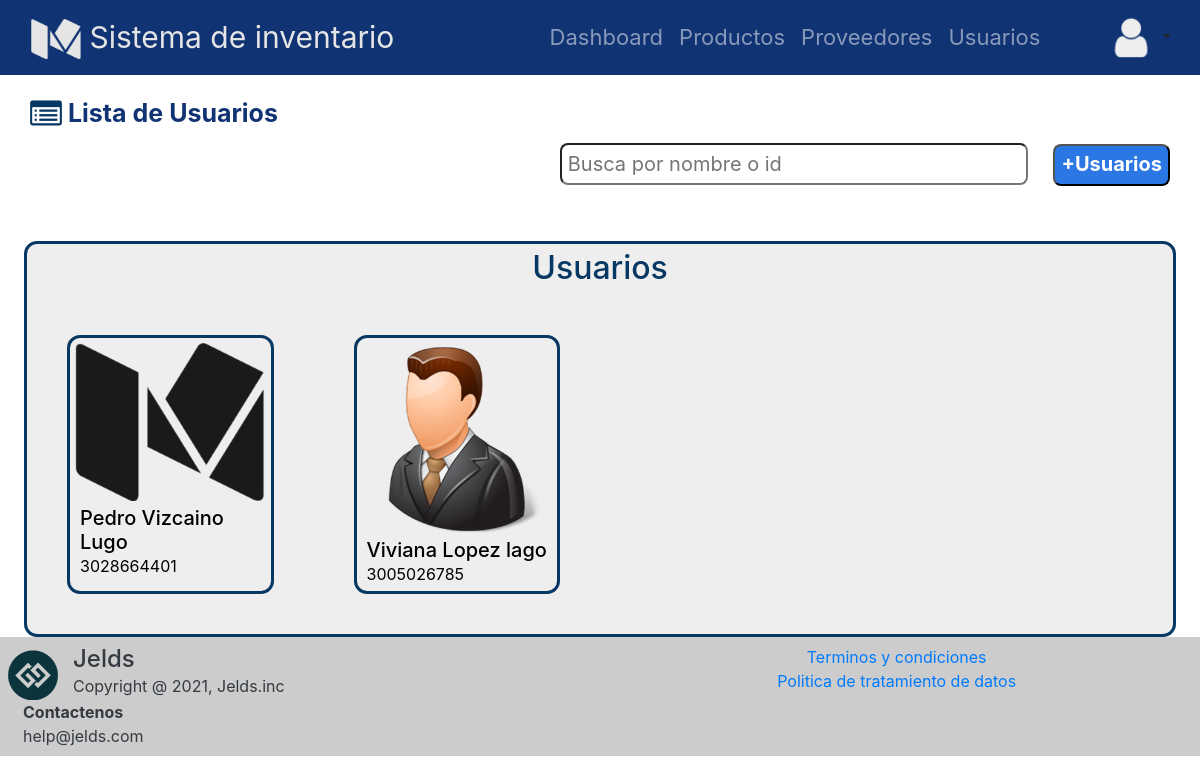
The page /usuarios on the database its author committed.
### tables this page shows
CREATE TABLE usuario (identif_usua INTEGER NOT NULL UNIQUE, nom_usua VARCHAR (25) NOT NULL UNIQUE, usuari_usua VARCHAR NOT NULL UNIQUE, passw_usua VARCHAR NOT NULL, email_usua VARCHAR NOT NULL UNIQUE, img_usua VARCHAR, fecha_ingreso_usua DATETIME DEFAULT CURRENT_TIMESTAMP NOT NULL, rol_usua VARCHAR (30) NOT NULL, tel_usua INTEGER, id_bodg INTEGER, PRIMARY KEY (identif_usua), FOREIGN KEY (id_bodg) REFERENCES bodega (id_bodega));

### app.py (the view)
@app.route("/usuarios")
def usuarios_vista():
    usuarios=get_all_usuario()
    menu="Usuarios"
    return render_template('lista.html', menu=menu, tablas=usuarios)

### database/database_controller.py (called while the page is built)
def get_all_usuario():
    db = get_db()
    cursor = db.cursor()
    query= "SELECT identif_usua,nom_usua, usuari_usua, passw_usua, email_usua, img_usua, fecha_ingreso_usua, rol_usua, tel_usua FROM usuario;"
    cursor.execute(query)
    return cursor.fetchall()

### database/db.py (called while the page is built)
def get_db():
    try:
        if 'db' not in g:
            g.db = sqlite3.connect('database/inventario.db')
        return g.db
    except Error:
        print("Error en la base de datos: " + Error)

### templates/lista.html (shortened to what this page needs)
{% extends "base.html" %}
{% block css %}
<link rel="stylesheet" href="{{ url_for('static', filename='css/normalize.min.css') }}">
<link rel="stylesheet" href="https://cdn.jsdelivr.net/npm/bootstrap@4.5.3/dist/css/bootstrap.min.css">
<link rel="stylesheet" href="{{ url_for('static', filename='css/estilomosaico.css') }}">
{% endblock %}
{% block content %}
<section >
    <div class="lista_titulo">
        <a href="#">
            <img src="{{ url_for('static', filename='img/list.png') }}" alt="" width="32" height="32" class="d-inline-block align-text-top">
            Lista de {{menu}}
        </a>
    </div>
    <div class="buscar_agregar">
        <input type="search" placeholder="Busca por nombre o id">
        {%if menu=='Usuarios'%}
        <a href="{{url_for('registrar_usuario_vista')}}"><input type="button" value="+{{menu}}"></a>
        {%elif menu=='Proveedores'%}
        <a href="{{url_for('registrar_proveedor_vista') }}"><input type="button" value="+{{menu}}"></a>
        {%else%}
        <a href="{{url_for('registrar_producto_vista') }}"><input type="button" value="+{{menu}}"></a>
        {%endif%}
    </div>
    <div class="presentacion">
        <h2>{{menu}}</h2>
        <div class="mosaico">
            {% for tabla in tablas %}
            <article class="tarjeta">
                {% if menu=='Productos' %}
                <a href="{{url_for('info_productos_vista',id=tabla[0])}}">
                {% elif menu=='Proveedores' %}
                <a href="{{url_for('info_proveedor_vista',id=tabla[0])}}">
                {% else %}
                <a href="{{url_for('info_usuario_vista',id=tabla[0]) }}">
                {% endif %}
                <figure id="imagen">
                    <img src="/static/img/{{tabla[5]}}" id="fotomosaico"/>
                    <div class="franja">
                        <div id="editar">
                            {% if menu=='Productos' %}
                            <a href="{{url_for('editar_producto_vista') }}">
                            {% elif menu=='Proveedores' %}
                            <a href="{{url_for('editar_proveedor_vista',id=tabla[0])}}">
                            {% else %}
                            <a href="{{url_for('editar_usuario_vista',id=tabla[0])}}">
                            {% endif %}
                            </a>
                        </div>
                        <div id="borrar">
                            <a href="#eliminar{{tabla[0]}}" data-toggle="modal"><input type="image" src={{ url_for('static', filename='img/delete.png') }} class="sobre" id="btn-eliminar"/></a>
                        </div>
                    </div>
                </figure>
                <div class="nombre-datos">
                    <h5 style="color: Black" class="nombre">{{ tabla[1] }}</h5>
                    {% if menu=='Productos' %}
                    <p style="color: Black" class="datos">{{ usuario.cantidad }}</p>
                    {% else %}
                    <p style="color: Black" class="datos">{{ tabla[8] }}</p>
                    {% endif %}
                </div>
                </a>
            </article>
            {% endfor %}
        </div>
    </div>
</section>
{% endblock %}

### static/css/estilomosaico.css (style rules this page uses)
.lista_titulo { margin: 20px 30px 10px 30px; font-size: 25px; font-weight: bold; }
.lista_titulo a { color: #103373 !important; }
.buscar_agregar { text-align: right; margin-right: 30px; font-size: 20px; }
.buscar_agregar input[type="button"] { font-weight: bold; background-color: #2b78e4; color: white; border-radius: 8px; padding: 3px 6px 5px 6px; text-align: center; }
.buscar_agregar input[type="search"] { color: rgb(49, 49, 49); border-radius: 8px; padding: 4px 6px 4px 6px; width: 40%; margin-right:20px; }
.presentacion { margin-top: 40px !important; background-color: #eeeeee; border: solid; border-color: #073763; border-radius: 13px; margin: auto; width: 96%; }
.presentacion h2 { margin-top: 5px; text-align: center; color: #073763; }
.presentacion .mosaico { display: grid; grid-template-columns: repeat(4, 1fr); gap: auto; }
#imagen { position: relative; }
.franja { padding: 20% 0% 20% 0%; display: grid; gap: 10px; position:absolute; left:75%; top:0px; width: 25%; height: 100%; text-align: center !important; background: linear-gradient(to left, rgba(238,238,238,1) 0%,rgba(238,238,238,0) 100%); border-top-right-radius: 10px; z-index: -1; }
.presentacion .mosaico article { break-inside: avoid; page-break-inside: avoid; margin: 40px; border: solid; border-color: #073763; border-radius: 13px; }
.presentacion .mosaico article figure { text-align: center; margin: 0px; }
.presentacion .mosaico article figure img { margin-top: 5px; width: 95%; }
.presentacion .mosaico article .nombre-datos { margin: 5px 0px 5px 10px; }
.presentacion .mosaico article .nombre-datos .nombre { margin-bottom: 0px; }

### static/css/estiloheader.css (style rules this page uses)
body { color: white }
body section { color: #103373; }
col h4, p { margin-bottom: 0px; text-align: left; }

### rows shown on the page
usuario: img_usua (picture), nom_usua "Pedro Vizcaino Lugo", tel_usua "3028664401"
usuario: img_usua (picture), nom_usua "Viviana Lopez lago", tel_usua "3005026785"

### other values the page prints
{{ menu }} "Usuarios"
